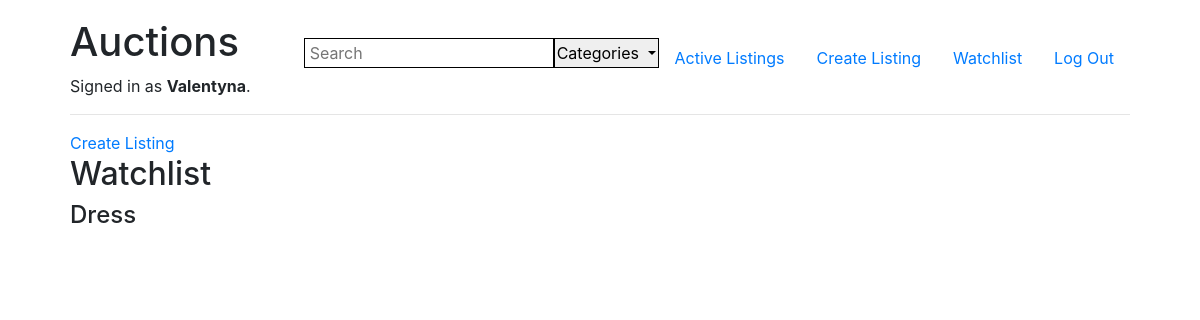
The page /watchlist (signed in) on the database as committed earlier.
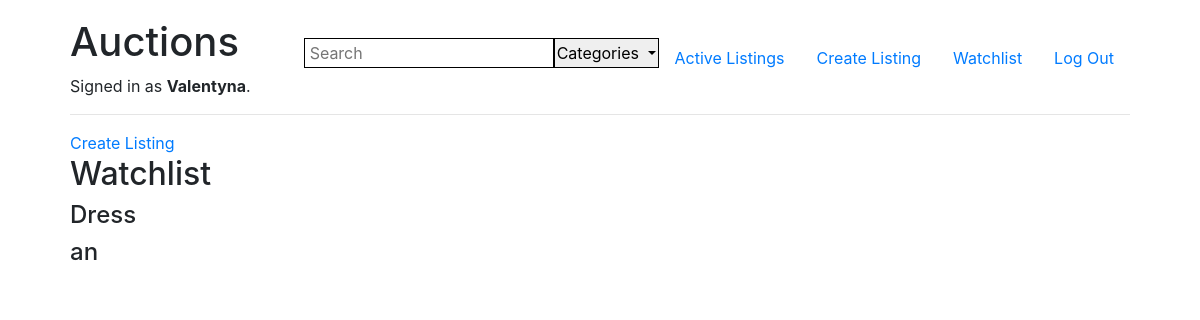
The same page on the database as committed later.
### auctions/models.py (models this page shows, shortened)
class Listing(models.Model):
    title = models.CharField(max_length=64)
    description = models.TextField(max_length=500)
    image = models.ImageField(default='default.png')
    start_bid = models.DecimalField(max_digits=12, decimal_places=2)
    date_created = models.DateTimeField(default=timezone.now)
    category = models.ForeignKey(Category, default=None, on_delete=models.CASCADE)
    user = models.ForeignKey(User, on_delete=models.CASCADE)
    comment = models.ManyToManyField(Comment, default=None)
    bid = models.ManyToManyField(Bid, default=None)
    status = models.BooleanField(default=False)

### auctions/views.py (the view)
# urls.py: path("watchlist", views.watchlist, name="watchlist"),
@login_required(login_url='/login')
def watchlist(request):
    if not Watchlist.objects.filter(user=request.user).exists():
        watchlist = Watchlist.objects.create(user=request.user)
    watchlist = Watchlist.objects.get(user=request.user)
    return render(request, "auctions/watchlist.html", {
        "watchlist": watchlist,
        "categories": Category.objects.all()
        })

### auctions/models.py (called while the page is built)
    def __str__(self):
        return self.category

### auctions/templates/auctions/watchlist.html
{% extends "auctions/layout.html" %}
{% block body %}
<a href="{% url 'create' %}">Create Listing</a>
    <h2>Watchlist</h2>
    {% for listing in watchlist.listing.all %}
    <h4>{{ listing.title }} </h4>
    {% empty %}
    <h5>Nothing in a watchlist</h5>
    {% endfor %}
{% endblock %}

Rows that differ between the two databases and show on the page:
added Listing: title "an"
